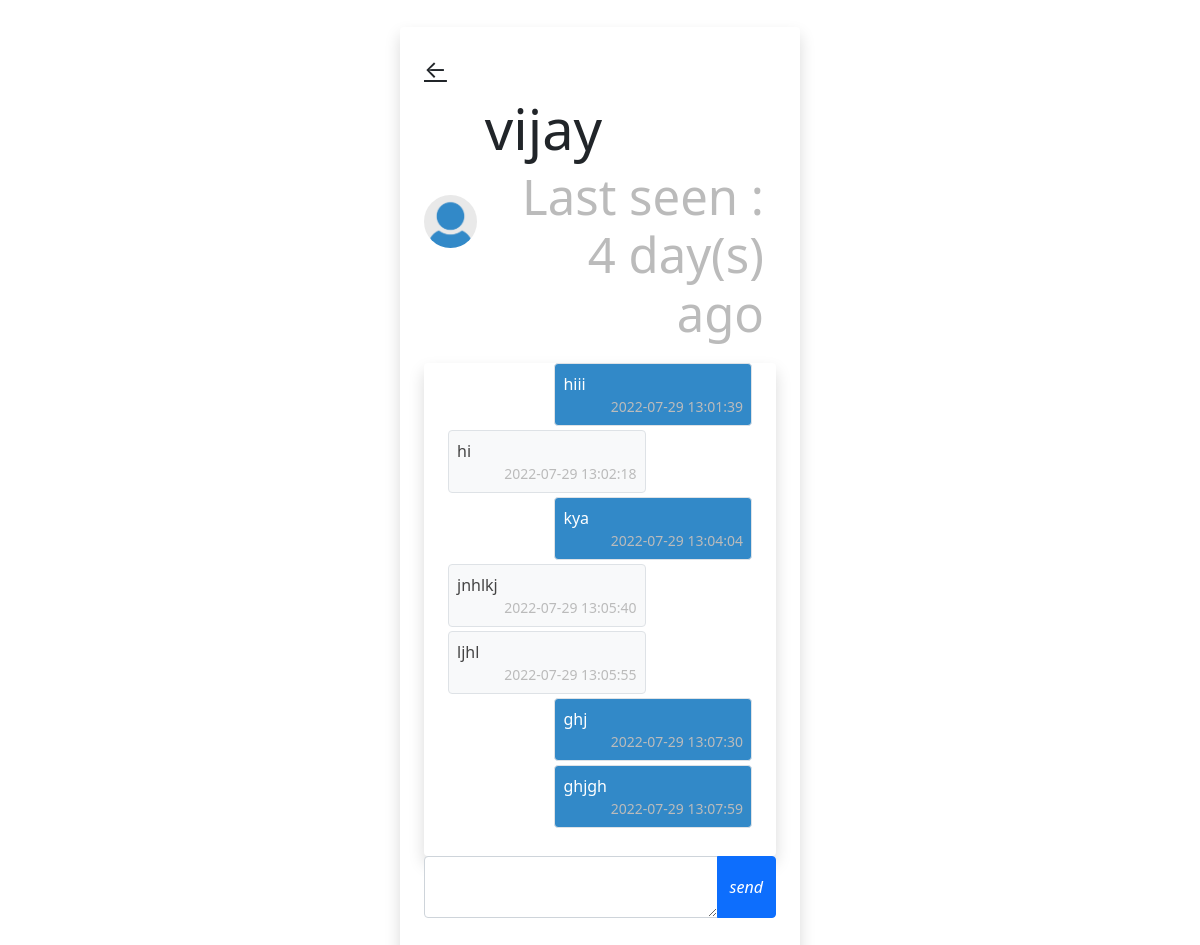
The app's page /chat.php?user=vijay@gmail.com (signed in) with its own data.
### tables this page shows
CREATE TABLE `users` (
  `user_id` int(11) NOT NULL,
  `name` varchar(255) NOT NULL,
  `username` varchar(255) NOT NULL,
  `password` varchar(100) NOT NULL,
  `image` varchar(255) NOT NULL DEFAULT 'user-default.png',
  `last_seen` datetime NOT NULL
);

CREATE TABLE `chats` (
  `chat_id` int(11) NOT NULL,
  `from_id` int(11) NOT NULL,
  `to_id` int(11) NOT NULL,
  `message` text NOT NULL,
  `opened` tinyint(1) DEFAULT 0,
  `created_at` datetime NOT NULL DEFAULT current_timestamp()
);

### app/helpers/user.php (called while the page is built)
<?php
    function getUser($username, $conn){
        $sql = "SELECT * FROM users WHERE username=?";
        $stmt = $conn->prepare($sql);
        $stmt->execute([$username]);
        if($stmt->rowCount() === 1){
            $user = $stmt->fetch();
            return $user;
        }else{
            $user = [];
            return $user;
        }
    }
?>

### app/helpers/timeAgo.php (called while the page is built, shortened)
<?php
    function last_seen($date_time){
        $timestamp = strtotime($date_time);
        $strTime = array("second", "minute", "hour", "day", "month", "year");
        $length = array("60", "60", "24", "30", "12", "10");
        $currentTime = time();
        if($currentTime >= $timestamp){
            $diff = time() - $timestamp;
            for($i = 0; $diff >= $length[$i] && $i < count($length)-1; $i++){
                $diff = $diff / $length[$i];
            }
            $diff = round($diff);
            if($diff < 59 && $strTime[$i] == "second"){
                return 'Active';
            }else{
                return $diff . " " . $strTime[$i] . "(s) ago";
            }
        }
    }
?>

### app/helpers/chat.php (called while the page is built)
<?php
    function getChats($id_1, $id_2, $conn){
        $sql = "SELECT * FROM chats WHERE (from_id=? AND to_id=?) OR (to_id=? AND from_id=?) ORDER BY chat_id ASC";
        $stmt = $conn->prepare($sql);
        $stmt->execute([$id_1, $id_2, $id_1, $id_2]);
        if($stmt->rowCount() > 0){
            $chats = $stmt->fetchAll();
            return $chats;
        }else{
            $chats = [];
            return $chats;
        }
    }
?>

### chat.php (the view, shortened to what this page needs)
<?php
    if(isset($_SESSION['username'])){
        include "app/db_connection.php";
        include "app/helpers/user.php";
        include "app/helpers/chat.php";
        include "app/helpers/timeAgo.php";
        $chatWith = getUser($_GET['user'], $conn);
        $chats = getChats($_SESSION['user_id'], $chatWith['user_id'], $conn);
        ?>
        <!DOCTYPE html>
        <html lang="en">
            <head>
                <link rel="stylesheet" href="css/style.css">
                <link rel="stylesheet" href="css/bootstrap.min.css">
            </head>
            <body class = "d-flex justify-content-center align-items-center vh-100">
                <div class="w-400 shadow p-4 rounded">
                    <a href="home.php" class="fs-4 link-dark">&#8592</a>
                    <div class="d-flex align-items-center" title = "online">
                        <img src="uploads/<?=$chatWith['image']?>" alt="" class="w-15 rounded-circle">
                        <h3 class="display-4 fs-ms- m-2">
                            <?=$chatWith['name']?>
                            <div class="d-flex align-items-center" title = "online">
                                <?php
                                    if(last_seen($chatWith['last_seen'])=="Active"){
                                        ?>
                                            <div class="online"></div>
                                            <small class="d-block p-1">online</small>
                                        <?php
                                    }else{
                                        ?>
                                            <small class="d-block p-1">
                                                Last seen :
                                                <?=last_seen($chatWith['last_seen'])?>
                                            </small>
                                        <?php
                                    }
                                ?>
                            </div>
                        </h3>
                    </div>
                    <div class="d-flex shadow flex-column p-4 rounded mt-2 chat-box" id ="chatBox">
                        <?php
                            if(!empty($chats)){
                                foreach($chats as $chat){
                                    if($chat['from_id'] == $_SESSION['user_id']){
                                        ?>
                                            <p class="rtext align-self-end border rounded p-2 mb-1">
                                                <?=$chat['message']?>
                                                <small class="d-block">
                                                    <?=$chat['created_at']?>
                                                </small>
                                            </p>
                                        <?php
                                    }else{
                                        ?>
                                            <p class="ltext border rounded p-2 mb-1">
                                                <?=$chat['message']?>
                                                <small class="d-block">
                                                    <?= $chat['created_at']?>
                                                </small>
                                            </p>
                                        <?php
                                    }
                                }
                            }
                        ?>
                    </div>
                    <div class="input-group mb-3">
                        <textarea name="" id="message" cols="3"  class="form-control"></textarea>
                        <button class="btn btn-primary" id="sendBtn">
                            <i class="fa fa-paper-plane">send</i>
                        </button>
                    </div>
                </div>
            </body>
        </html>
        <?php
    }else{
        header("Location: index.php");
        exit;
    }
?>

### css/style.css (style rules this page uses)
.vh-100 { min-height: 100vh; }
.w-400 { width: 400px; }
a { text-decoration: none; }
.w-15 { width: 15%; }
small { color: #bbb; font-size: .7rem; text-align: right; }
.chat-box { overflow-y: auto; overflow-x: hidden; max-height: 50vh; }
.rtext { width: 65%; background: #3289c8; color: #fff; }
.ltext { width: 65%; background: #f8f9fa; color: #444; }
textarea { resize: none; }

### records on screen
users: image (placeholder picture), name "vijay", last_seen "4 day(s) ago"
chats: message "hiii", created_at "2022-07-29 13:01:39"
chats: message "hi", created_at "2022-07-29 13:02:18"
chats: message "kya", created_at "2022-07-29 13:04:04"
chats: message "jnhlkj", created_at "2022-07-29 13:05:40"
chats: message "ljhl", created_at "2022-07-29 13:05:55"
chats: message "ghj", created_at "2022-07-29 13:07:30"
chats: message "ghjgh", created_at "2022-07-29 13:07:59"
